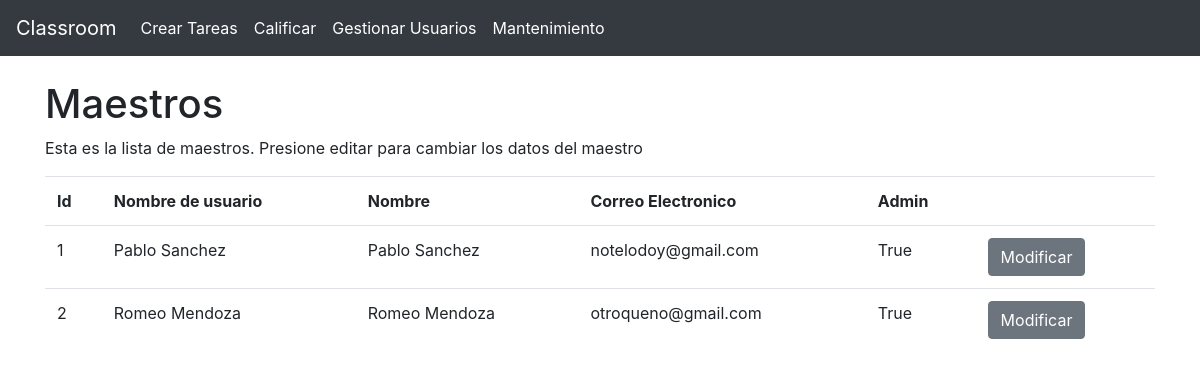
/gestionDeUsuarios/actualizarM/0 (signed in), run on an earlier commit of the app's database.
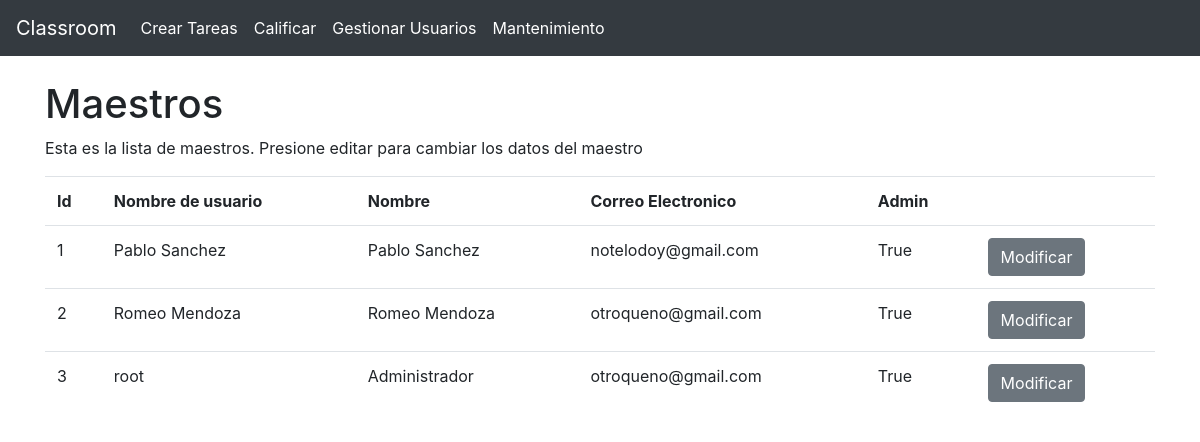
And on a later commit of the database.
### app.py (models this page shows)
class Maestro(db.Model):
    Id                = db.Column(db.Integer, primary_key=True)
    NombreUsuario     = db.Column(db.String(30), unique=True, nullable=False)
    Contrasena        = db.Column(db.String(32), nullable=False)
    Nombre            = db.Column(db.String(30), nullable=False)
    CorreoElectronico = db.Column(db.String(30), nullable=False)
    Admin             = db.Column(db.Boolean, nullable=False)
    clases            = db.relationship("Clases", backref="clasesPorMaestro")

### app.py (the view)
@app.route("/gestionDeUsuarios/actualizarM/<int:id>", methods=["GET", "POST"])
def gestionUsuariosActualizarM(id):
    if not "type" in session:
        return redirect("/404")
    if session["type"] != "Admin":
        flash("Cuidado, que tengo tu IP")
        return redirect("/404")
    if request.method == "POST":
        if id != 0:
            nMaestro = Maestro.query.get(id)
            contra = request.form.get("contrasena")
            if contra != "":
                nMaestro.Contrasena = hash.hash_passwd(contra)
            nMaestro.NombreUsuario     = request.form.get("nombreUsuario")
            nMaestro.Nombre            = request.form.get("nombre")
            nMaestro.CorreoElectronico = request.form.get("correoElectronico")
            nMaestro.Admin             = request.form.get("admin") == "on"
            db.session.commit()
        return redirect("/gestionDeUsuarios/actualizarM/0")
    else:
        if id == 0:
            maestros = Maestro.query.all()
            return render_template("enlistarM.html", type=session["type"], maestros=maestros)
        else:
            maestro = Maestro.query.get(id)
            return render_template("modificarM.html", type=session["type"], maestro=maestro)

### templates/enlistarM.html
{% extends "base.html" %}
{% block contenido %}
<br>
<h1>Maestros</h1>
<p>Esta es la lista de maestros. Presione editar para cambiar los datos del maestro</p>
<table class="table">
    <tr>
        <th>Id</th>
        <th>Nombre de usuario</th>
        <th>Nombre</th>
        <th>Correo Electronico</th>
        <th>Admin</th>
        <th></th>
    </tr>
    {% for maestro in maestros %}
    <tr>
        <td>{{ maestro.Id }}</th>
        <td>{{ maestro.NombreUsuario }}</th>
        <td>{{ maestro.Nombre }}</th>
        <td>{{ maestro.CorreoElectronico }}</th>
        <td>{{ maestro.Admin }}</th>
        <td><a class="btn btn-secondary" href="/gestionDeUsuarios/actualizarM/{{ maestro.Id }}">Modificar</a></th>
    </tr>
    {% endfor %}
</table>
{% endblock %}

What changed in the data, as far as the page shows it:
added Maestro: Id "3", NombreUsuario "root", Nombre "Administrador", CorreoElectronico "otroqueno@gmail.com", Admin "True"
